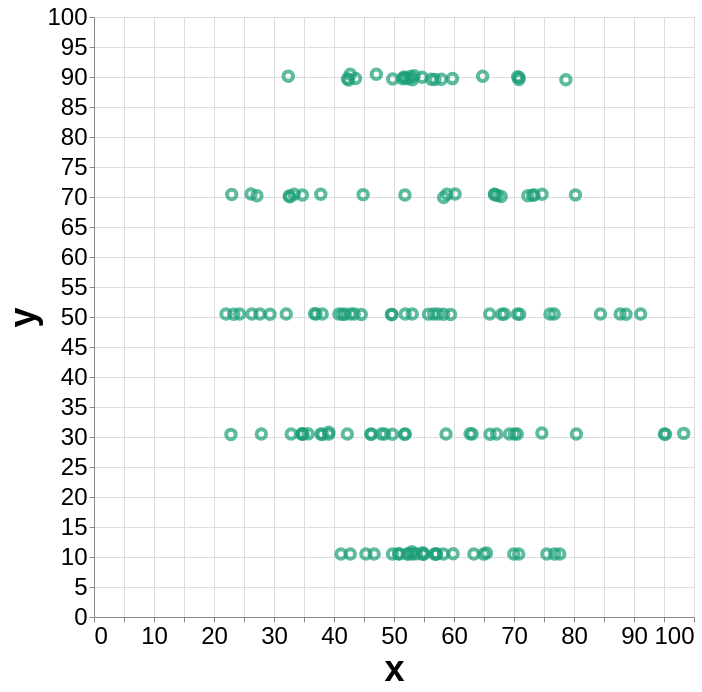

The Vega-Lite source for this figure:
### Vega-Lite specification from a JSON file in a GitHub repository (floating-point values rounded to 4 significant figures; data arrays with more than 128 entries replaced by an {"elided": "..."} marker saying what was removed)
{"config": {"view": {"width": 400, "height": 300}, "mark": {"tooltip": null}, "axis": {"labelFontSize": 24, "titleFontSize": 36}}, "data": {"name": "data-8ce20635120eb2841ef58bbc38d911c7"}, "mark": {"type": "point", "color": "#1b9e77"}, "encoding": {"size": {"value": 90}, "strokeWidth": {"value": 4}, "x": {"type": "quantitative", "field": "x"}, "y": {"type": "quantitative", "field": "y"}}, "height": 600, "width": 600, "$schema": "https://vega.github.io/schema/vega-lite/v5.json", "datasets": {"data-8ce20635120eb2841ef58bbc38d911c7": {"elided": "142 records"}}}
